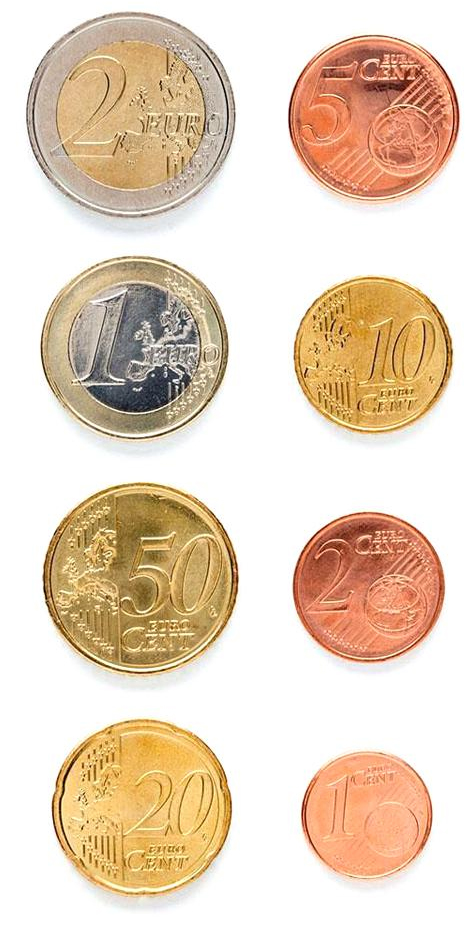
#> input picture Practica3_VC/Monedas.jpg, 473 x 938 px
$ jupyter execute --allow-errors VC_P3.ipynb   (text cells are left out)
#> lines starting #> are read from the running program, lines starting #| are printed output that depends on the picture; after the words box and inside, x2 and y2 are one past the last pixel; in counts of white or black regions, pixels touching at a corner belong together
[cell 1]
import cv2
import numpy as np
import matplotlib.pyplot as plt
import csv
import math

[cell 2]
#Carga imagen ejemplo con monedas
img = cv2.imread('Monedas.jpg')
#> img is the input picture: shape (938, 473, 3); mean B, G, R 191.5, 212.3, 231.8
print(img.shape)
#| (938, 473, 3)
#Recordar que OpenCV lee las imágenes en BGR, por lo que convertimos para visualizr a RGB
img_rgb = cv2.cvtColor(img, cv2.COLOR_BGR2RGB)

[cell 3]
img = cv2.imread('Monedas.jpg')

coin_size = {
    2.0: 25.75,
    1.0: 23.25,
    0.50: 24.25,
    0.20: 22.25,
    0.10: 19.75,
    0.05: 21.25,
    0.02: 18.75,
    0.01: 16.25
}

gris = cv2.cvtColor(img, cv2.COLOR_BGR2GRAY)
pimg = cv2.medianBlur(gris, 3)

# Localiza Círculos
circ = cv2.HoughCircles(
        pimg,
        cv2.HOUGH_GRADIENT,
        1,
        100,
        param1=140,
        param2=50,
        minRadius=30,
        maxRadius=150,
    )
#> circ = [[133.5, 113.5, 101.5], [139.5, 579.5, 94], [133.5, 349.5, 88.8], [372.5, 353.5, 79.3], [372.5, 120.5, 76.2], [370.5, 585.5, 74], [142.5, 806.5, 84.7], [367.5, 814.5, 64.5]]

print(circ)
#| [[[133.5 113.5 101.5]
#|   [139.5 579.5  94. ]
#|   [133.5 349.5  88.8]
#|   [372.5 353.5  79.3]
#|   [372.5 120.5  76.2]
#|   [370.5 585.5  74. ]
#> (further printed lines are left out)


# Contornos de las monedas: fondo blanco -> todo lo que sea más oscuro es moneda
# (se hace ANTES de dibujar nada sobre img)
mask = cv2.threshold(gris, 200, 255, cv2.THRESH_BINARY_INV)[1]
#> mask: shape (938, 473); 36% white; 230 white regions (216 under 20 px), largest, box (x1, y1, x2, y2) and area: (26, 12, 236, 219) 29598, (42, 482, 239, 674) 25871, (40, 256, 229, 440) 22927
mask = cv2.morphologyEx(mask, cv2.MORPH_CLOSE, np.ones((5, 5), np.uint8))
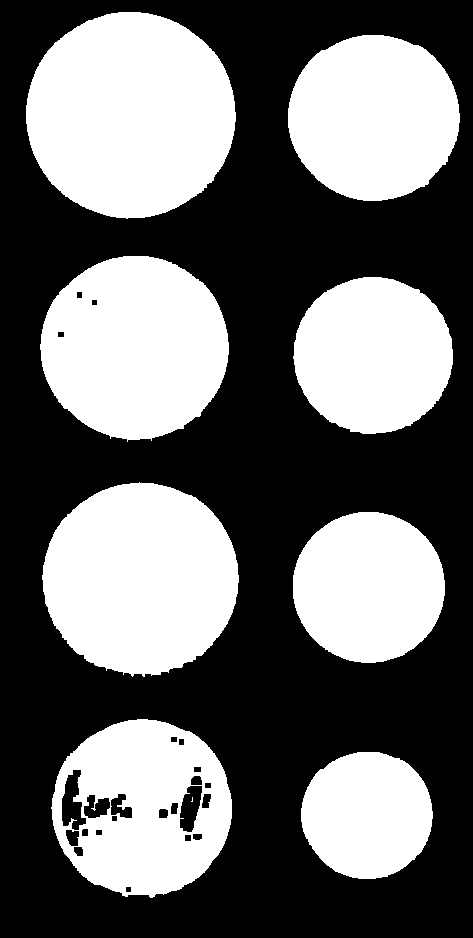
#> mask: shape (938, 473); 41.9% white; 9 white regions (1 under 20 px)
contornos, _ = cv2.findContours(mask, cv2.RETR_EXTERNAL, cv2.CHAIN_APPROX_NONE)
#> contornos = 8 contours; box (x1, y1, x2, y2) and area: (26, 12, 236, 219) 33691, (42, 482, 239, 677) 29339, (40, 256, 229, 442) 26830, (51, 719, 232, 898) 24790, (288, 35, 460, 201) 22171, (293, 277, 453, 434) 19394, (293, 512, 445, 663) 17856, (301, 752, 433, 879) 12974


# [8 lines left out: function measure_diameter, not called in this run]


def calibrate_coin():
    print("Haz click en la moneda de 1€")

    for i in circ[0, :]:
        center_x = int(i[0])
        center_y = int(i[1])
        radius = int(i[2])

        cv2.circle(img, (center_x, center_y), radius, (0, 255, 0), 2) # Borde
        cv2.circle(img, (center_x, center_y), 2, (0,0,255), 3)  # Centro
#> this loop made 8 passes
#> (i, center_x, center_y, radius) on passes 1 to 8: ([133.5, 113.5, 101.5], 133, 113, 101), ([139.5, 579.5, 94], 139, 579, 94), ([133.5, 349.5, 88.8], 133, 349, 88), ([372.5, 353.5, 79.3], 372, 353, 79), ([372.5, 120.5, 76.2], 372, 120, 76), ([370.5, 585.5, 74], 370, 585, 74), ([142.5, 806.5, 84.7], 142, 806, 84), ([367.5, 814.5, 64.5], 367, 814, 64)
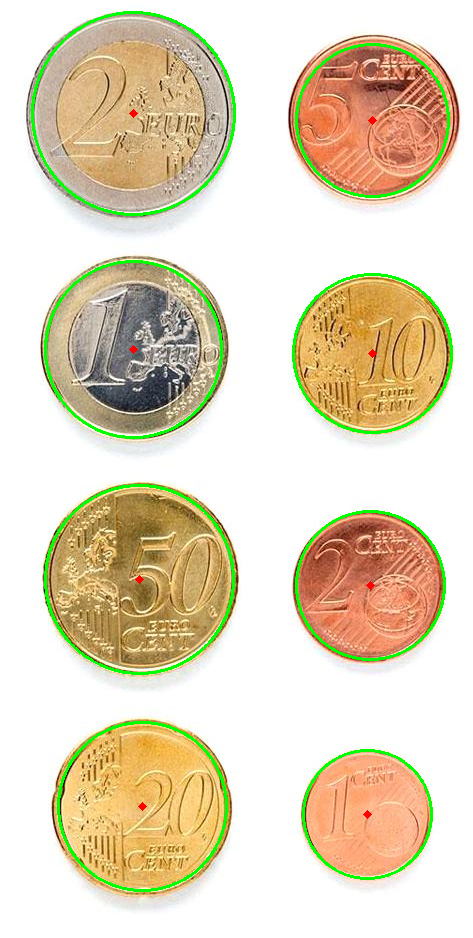
#> img: shape (938, 473, 3); 2.84% of pixels changed, all inside (x1, y1, x2, y2) = (31, 11, 453, 892)

cv2.imwrite('img/tarea1_1_hough.jpg', img)

# [71 lines left out: functions search_clicked_coin, click_calibration, count_money, not called in this run]


calibrate_coin()

cv2.namedWindow("Calibrar")
cv2.setMouseCallback("Calibrar", click_calibration)
cv2.imshow("Calibrar", img)

cv2.waitKey(0)
cv2.destroyAllWindows()
cv2.waitKey(1)
#> Out = 27

[cell 4]
coin_size = {
    2.0: 25.75,
    1.0: 23.25,
    0.50: 24.25,
    0.20: 22.25,
    0.10: 19.75,
    0.05: 21.25,
    0.02: 18.75,
    0.01: 16.25
}

pix_to_mm = 0
circ = None
contornos = []
reference_coin_pos = []
calibrated = False


# [8 lines left out: function measure_diameter, not called in this run]

def distance_to_reference(point):
    return math.sqrt((point[0] - reference_coin_pos[0])**2 + (point[1] - reference_coin_pos[1])**2)

# [32 lines left out: functions search_clicked_coin, click_calibration, not called in this run]

# Devuelve el radio de un circulo que se asemeje una elipse dada
def radii_from_ellipse(ellipse):
    return (ellipse[1][0] + ellipse[1][1]) / 4


# [23 lines left out: function count_money, not called in this run]

cap = cv2.VideoCapture(0)
#cap = cv2.VideoCapture("http://192.168.0.30:8081/video")

cv2.namedWindow("Demostrador")
cv2.setMouseCallback("Demostrador", click_calibration)

print("Enfoca las monedas. Haz click en la moneda de 1€ para iniciar el conteo.")

while True:
    ret, frame = cap.read()
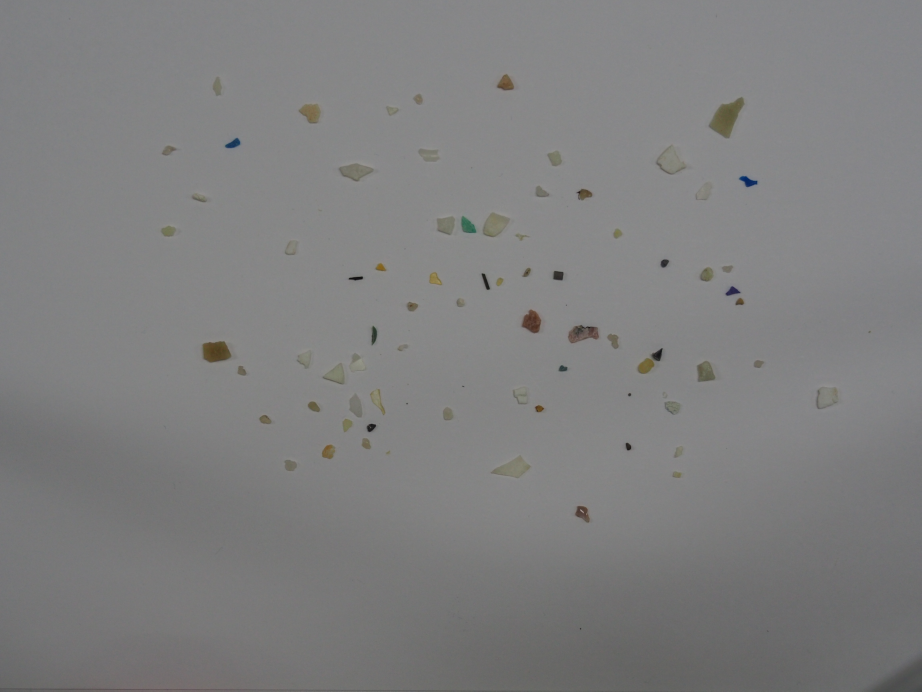
#> input picture Practica3_VC/FRA-03-olympus-10-01-2020.JPG, 4608 x 3456 px, given in place of the camera (shown at 1/5 size)
#> frame is the input picture: shape (3456, 4608, 3); mean B, G, R 126.9, 126.7, 126.8
    if not ret:
        break

    frame = cv2.flip(frame, 1)
    gris = cv2.cvtColor(frame, cv2.COLOR_BGR2GRAY)
#> gris: shape (3456, 4608)
    pimg = cv2.medianBlur(gris, 5)
#> pimg: shape (3456, 4608)

    # Contorno para delimitar el fondo
    mask_fondo = cv2.threshold(pimg, 0, 255, cv2.THRESH_BINARY + cv2.THRESH_OTSU)[1]
#> mask_fondo: shape (3456, 4608); 70.5% white; 744 black regions (443 under 20 px)
    #mask_fondo = cv2.adaptiveThreshold(pimg, 255, cv2.ADAPTIVE_THRESH_GAUSSIAN_C, cv2.THRESH_BINARY, 3, 3)[1]
    contornos = cv2.findContours(mask_fondo, cv2.RETR_EXTERNAL, cv2.CHAIN_APPROX_NONE)[0]
#> contornos = 1365 contours, 1063 with area under 20; largest, box (x1, y1, x2, y2) and area: (0, 0, 4608, 2809) 11446911, (3345, 2403, 3389, 2441) 649, (2745, 2656, 2782, 2696) 580, (680, 2520, 733, 2548) 422, (1987, 2784, 2039, 2803) 358

    mask_fondo = np.zeros(frame.shape[:2], dtype="uint8")

    # Hallamos el mayor contorno donde se pondrá la zona de detección
    areas = list(map(cv2.contourArea, contornos))
#> areas = 1365 values, max 11446911 at index 1364, min 0 at index 0, mean 8402.2
    if len(areas) > 1:
        max_contour = contornos[areas.index(max(areas))]
#> max_contour = contour of 22098 points, box (x1, y1, x2, y2) (0, 0, 4608, 2809), area 11446911

        epsilon = 0.1 * cv2.arcLength(max_contour, True)
#> epsilon = 2453.2
        contorno_fondo = cv2.approxPolyDP(max_contour, epsilon, True)
#> contorno_fondo = [[0, 0], [4607, 1927]]
        cv2.drawContours(mask_fondo, [contorno_fondo], 0, (255, 255, 255), -1)
#> mask_fondo: shape (3456, 4608); 0.03% white in thin lines or dots, all inside (x1, y1, x2, y2) = (0, 0, 4608, 1928)
        cv2.drawContours(mask_fondo, [contorno_fondo], 0, (0, 0, 0), 20)
#> mask_fondo: shape (3456, 4608); every value is 0

    # Contornos de las monedas: folio blanco -> todo lo que sea más oscuro es moneda
    # (se hace con 'gris', antes de dibujar nada sobre el fotograma)
    mask = cv2.threshold(pimg, 200, 255, cv2.THRESH_BINARY_INV + cv2.THRESH_OTSU)[1]
#> mask: shape (3456, 4608); 29.5% white; 744 white regions (443 under 20 px), largest, box (x1, y1, x2, y2) and area: (0, 1924, 4608, 3456) 4435357, (884, 485, 1066, 692) 19511, (3444, 1706, 3602, 1815) 13328
    mask = cv2.morphologyEx(mask, cv2.MORPH_CLOSE, np.ones((3, 3), np.uint8))
#> mask: shape (3456, 4608); 29.5% white; 613 white regions (341 under 20 px), largest, box (x1, y1, x2, y2) and area: (0, 1924, 4608, 3456) 4447529, (884, 485, 1066, 692) 19511, (3444, 1706, 3602, 1815) 13333
    mask = cv2.bitwise_and(mask, mask, mask=mask_fondo)
    mask = cv2.GaussianBlur(mask, (5, 5), 0)

    # Se hallan las monedas
    contornos_monedas = cv2.findContours(mask, cv2.RETR_EXTERNAL, cv2.CHAIN_APPROX_NONE)[0]
#> contornos_monedas = []
    coins = []
    for c in contornos_monedas:
        if len(c) < 5:
            continue
        ellipse = cv2.fitEllipse(c);
        if abs(ellipse[1][0] - ellipse[1][1]) > 20:
            continue
        if math.pi / 4 * ellipse[1][0] * ellipse[1][1] < 200:
            continue
        cv2.ellipse(frame, ellipse, (255, 20, 10), 3)
        cv2.circle(frame, list(map(int, ellipse[0])), 2, (0,0,255), 3)
        coins.append([ellipse[0][0], ellipse[0][1], radii_from_ellipse(ellipse)])
#> this loop made 0 passes
#> after the loop, coins = []

    circ = np.array([coins])
#> circ = empty array

    if calibrated:
        dists = list(map(distance_to_reference, coins))
        new_ref = coins[dists.index(min(dists))]
        pix_to_mm = coin_size[1.0] / (new_ref[2] * 2)
        reference_coin_pos = [new_ref[0], new_ref[1]]

    # Si ya hemos hecho click y tenemos la relación, calculamos el dinero
    if pix_to_mm > 0:
        total_money = count_money(pix_to_mm)
        cv2.putText(frame, f"TOTAL: {total_money:.2f} Euros", (20, 50),
                    cv2.FONT_HERSHEY_SIMPLEX, 1, (0, 255, 0), 2, cv2.LINE_AA)
    else:
        cv2.putText(frame, "Haz click en la moneda de 1 Euro", (20, 50),
                    cv2.FONT_HERSHEY_SIMPLEX, 1, (0, 0, 255), 2, cv2.LINE_AA)

    cv2.imshow("Demostrador", frame)

    if cv2.waitKey(20)  == 27:
#> (key Esc is pressed here)
        break

cap.release()
cv2.destroyAllWindows()
cv2.waitKey(1)
#> Out = 27
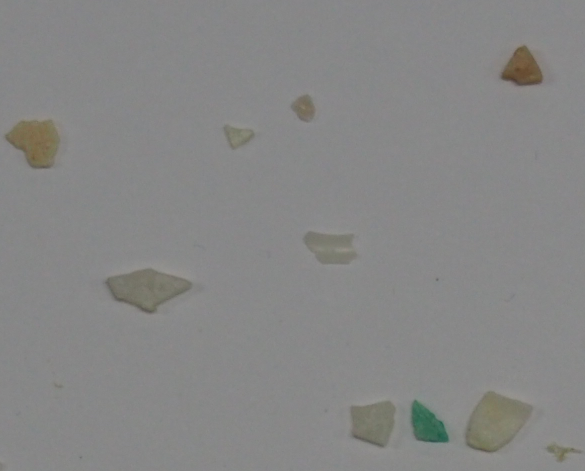
#> input picture Practica3_VC/FRA.png, 1170 x 942 px (shown at 1/2 size)
#> further down, img_bgr is the input picture: shape (942, 1170, 3); mean B, G, R 133.5, 134.2, 134.1

[cell 5]
import pandas as pd
import matplotlib.pyplot as plt
import seaborn as sns
from sklearn.metrics import (
    confusion_matrix,
    accuracy_score,
    precision_score,
    recall_score,
    f1_score,
    classification_report
)

clases = ['FRA', 'PEL', 'TAR']

# Mismos colores (BGR) que en la celda de anotaciones
colores = {
    "FRA": (0, 0, 255),   # Rojo
    "PEL": (0, 255, 0),   # Verde
    "TAR": (255, 0, 0)    # Azul
}

[cell 6]
# Segmentación
def segmentar(imagen):
    """Devuelve los contornos externos de las partículas de una imagen BGR."""
    imagen = cv2.GaussianBlur(imagen, (5, 5), 0)

    # Estimamos el fondo con una mediana muy grande (sobre la imagen reducida):
    # así se compensa que la luz no sea uniforme y las partículas no cuentan como fondo.
    peq = cv2.resize(imagen, None, fx=0.1, fy=0.1, interpolation=cv2.INTER_AREA)
    fondo = cv2.medianBlur(peq, 31)
    fondo = cv2.resize(fondo, (imagen.shape[1], imagen.shape[0]))
#> fondo: shape (942, 1170, 3)

    # Partícula = lo que se diferencia del fondo (más clara, más oscura o de otro color).
    # Nos quedamos con la mayor diferencia entre los tres canales de color.
    dif = cv2.absdiff(imagen, fondo).max(axis=2)

    # Umbral de Otsu, pero sin dejar que suba de 25 (para no perder las partículas claras)
    umbral_otsu, _ = cv2.threshold(dif, 0, 255, cv2.THRESH_BINARY + cv2.THRESH_OTSU)
#> umbral_otsu = 20
    umbral = max(10, min(umbral_otsu, 25))
#> umbral = 20
    _, imth = cv2.threshold(dif, umbral, 255, cv2.THRESH_BINARY)
#> imth: shape (942, 1170); 4.6% white; 14 white regions (2 under 20 px), largest, box (x1, y1, x2, y2) and area: (930, 783, 1064, 906) 10702, (210, 538, 384, 628) 9368, (9, 239, 120, 338) 7626

    # Limpieza: quita motas y cierra huecos pequeños
    imth = cv2.morphologyEx(imth, cv2.MORPH_OPEN, np.ones((3, 3), np.uint8))
#> imth: shape (942, 1170); 4.6% white; 13 white regions (1 under 20 px), largest, box (x1, y1, x2, y2) and area: (930, 783, 1062, 906) 10695, (210, 538, 383, 628) 9365, (9, 240, 120, 338) 7624
    imth = cv2.morphologyEx(imth, cv2.MORPH_CLOSE, np.ones((5, 5), np.uint8))
#> imth: shape (942, 1170); 4.6% white; 12 white regions (1 under 20 px)

    # Obtiene únicamente los contornos externos
    contornos, hierarchy = cv2.findContours(imth, cv2.RETR_EXTERNAL, cv2.CHAIN_APPROX_NONE)
#> contornos = 12 contours, 1 with area under 20; largest, box (x1, y1, x2, y2) and area: (930, 783, 1062, 906) 10546, (210, 538, 383, 628) 9196, (9, 240, 120, 338) 7476, (702, 803, 791, 895) 6084, (999, 90, 1088, 173) 4880

    # Descarta lo muy pequeño (ruido)
    return [c for c in contornos if cv2.contourArea(c) > 100]

[cell 7]
# Características de cada partícula
def caracteristicas(c, gris, sat):
    area = cv2.contourArea(c)
    perimetro = cv2.arcLength(c, True)
    compacidad = perimetro ** 2 / area

    # rectángulo de área mínima y elipse ajustada
    _, (rw, rh), _ = cv2.minAreaRect(c)
    rel_area_contenedor = area / (rw * rh)
    rel_ancho_alto = min(rw, rh) / max(rw, rh)
    _, (e1, e2), _ = cv2.fitEllipse(c)
    rel_elipse = min(e1, e2) / max(e1, e2)

    # Distancias del centroide al contorno
    M = cv2.moments(c)
    cx, cy = M['m10'] / M['m00'], M['m01'] / M['m00']
    d = np.sqrt((c[:, 0, 0] - cx) ** 2 + (c[:, 0, 1] - cy) ** 2)
    rel_dist = d.min() / d.max()

    # brillo y saturación medios dentro de la partícula
    mascara = np.zeros(gris.shape, np.uint8)
    cv2.drawContours(mascara, [c], -1, 255, -1)
    brillo = cv2.mean(gris, mask=mascara)[0]
    saturacion = cv2.mean(sat, mask=mascara)[0]

    return [area, perimetro, compacidad, rel_area_contenedor,
            rel_ancho_alto, rel_elipse, rel_dist, brillo, saturacion], (cx, cy)


def extraer(imagen):
    """Segmenta la imagen y devuelve características, contornos y centroides."""
    gris = cv2.cvtColor(imagen, cv2.COLOR_BGR2GRAY)
    sat = cv2.cvtColor(imagen, cv2.COLOR_BGR2HSV)[:, :, 1]
    contornos = segmentar(imagen)
#> contornos = 11 contours; largest, box (x1, y1, x2, y2) and area: (930, 783, 1062, 906) 10546, (210, 538, 383, 628) 9196, (9, 240, 120, 338) 7476, (702, 803, 791, 895) 6084, (999, 90, 1088, 173) 4880
    feats, centros = [], []
    for c in contornos:
        f, centro = caracteristicas(c, gris, sat)
        feats.append(f)
        centros.append(centro)
#> this loop made 11 passes
#> (area in caracteristicas, perimetro in caracteristicas, compacidad in caracteristicas, rw in caracteristicas, rh in caracteristicas, rel_area_contenedor in caracteristicas, rel_ancho_alto in caracteristicas, e1 in caracteristicas) on passes 2, 4, 5, 7, 8, 9, 10: (6084.5, 321.7, 17.01, 91, 88, 0.76, 0.967, 89.95), (10545.5, 416.4, 16.44, 122.8, 108.1, 0.795, 0.88, 101.5), (9196.5, 438.2, 20.88, 86.5, 167.1, 0.636, 0.518, 79.32), (1840.5, 234.8, 29.96, 33, 91, 0.613, 0.363, 27.14), (1354.5, 184.6, 25.16, 40.02, 59.68, 0.567, 0.671, 38.94), (7476.5, 351.8, 16.55, 93.49, 111.1, 0.72, 0.841, 92.65), (1598, 158.9, 15.79, 41.62, 48.73, 0.788, 0.854, 41.65)
#> after the loop, centros = [(1120.9, 903.2), (746.2, 846.1), (854.4, 849.6), (990, 845.4), (292.4, 577.9), (668.9, 513.8), (652.3, 480.4), (473.7, 274.2), (71.3, 283.9), (608, 216), (1044.5, 137.2)]; feats = 11 items
#> `y_train += [clase] * len(feats)`: y_train = ['FRA', 'FRA', 'FRA', 'FRA', 'FRA', 'FRA', 'FRA', 'FRA', 'FRA', 'FRA', 'FRA']
#| FRA : 11 partículas
#> the loop `for c in contornos:` made 11 passes
    return np.array(feats), contornos, centros

[cell 8]
# Entrenamiento: guardar las características de las muestras de cada clase
X_train, y_train = [], []

plt.figure(figsize=(15, 5))

#> (the rest of this cell did not finish here and is left out)

[cell 9]
# clasificar MPs_test.jpg y comparar con las anotaciones
img_test = cv2.imread("MPs_test.jpg")
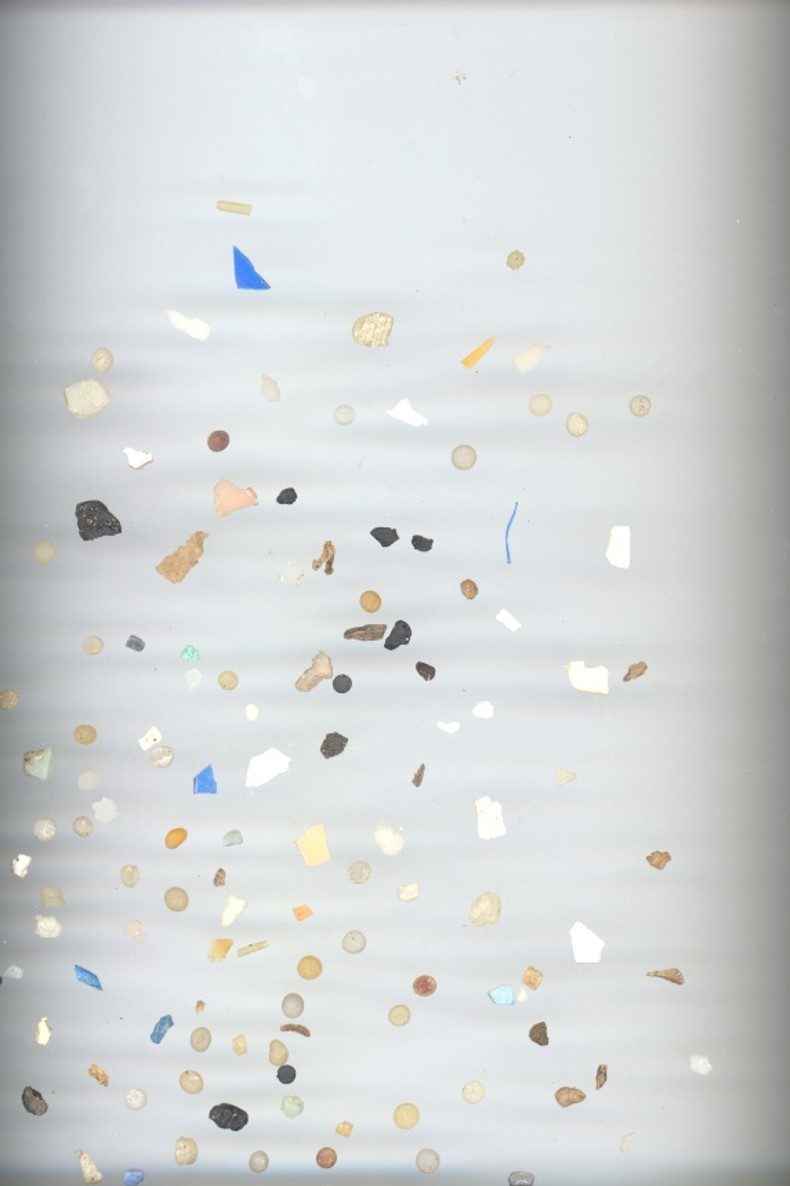
#> input picture Practica3_VC/MPs_test.jpg, 790 x 1186 px
#> img_test is the input picture: shape (1186, 790, 3); mean B, G, R 213.9, 213.8, 210.9
feats_test, contornos_test, centros_test = extraer(img_test)
#> in segmentar (call 2), `contornos, hierarchy = cv2.findContours(imth, cv2.RETR_EXTERNAL, cv2.C..`: contornos = 111 contours, 7 with area under 20; largest, box (x1, y1, x2, y2) and area: (22, 1062, 415, 1186) 18155, (551, 1096, 696, 1164) 6022, (75, 499, 123, 542) 1438, (156, 530, 209, 584) 1370, (343, 619, 412, 652) 1271
#> in extraer (call 3), `contornos = segmentar(imagen)`: contornos = 90 contours; largest, box (x1, y1, x2, y2) and area: (22, 1062, 415, 1186) 18155, (551, 1096, 696, 1164) 6022, (75, 499, 123, 542) 1438, (156, 530, 209, 584) 1370, (343, 619, 412, 652) 1271
print('Partículas segmentadas en test:', len(feats_test))
#| Partículas segmentadas en test: 90
#> (reads Practica3_VC/MPs_test_bbs.csv from the repository)

y_real, y_pred, usados = [], [], []
sin_detectar = 0

img_resultado = img_test.copy()

#> (the rest of this cell did not finish here and is left out)

[cell 10]
# Métricas y matriz de confusión
accuracy = accuracy_score(y_real, y_pred)
precision = precision_score(y_real, y_pred, average='weighted')
recall = recall_score(y_real, y_pred, average='weighted')
f1score = f1_score(y_real, y_pred, average='weighted')

print(f"Accuracy (TP/(n))= {accuracy}")
print(f"Precision (TP/(TP+FP)) = {precision}")
print(f"Recall (TP/(TP+FN)) = {recall}")
print(f"F1 Score (2*(precision*recall)/(precision+recall)) = {f1score}")
conf_matrix = confusion_matrix(y_real, y_pred, labels=clases)
plt.figure(figsize=(8, 8))
sns.set(font_scale=3.0)
ax = sns.heatmap(conf_matrix, annot=True, fmt='d', cbar=False, cmap='Blues',
                 xticklabels=clases, yticklabels=clases)
label_font = {'size': '25'}
ax.set_xlabel("Predicha", labelpad=-0.75, fontdict=label_font)
ax.set_ylabel("Real/Anotado", labelpad=20, fontdict=label_font)
plt.savefig('img/tarea2_2.jpg', bbox_inches='tight', dpi=300)
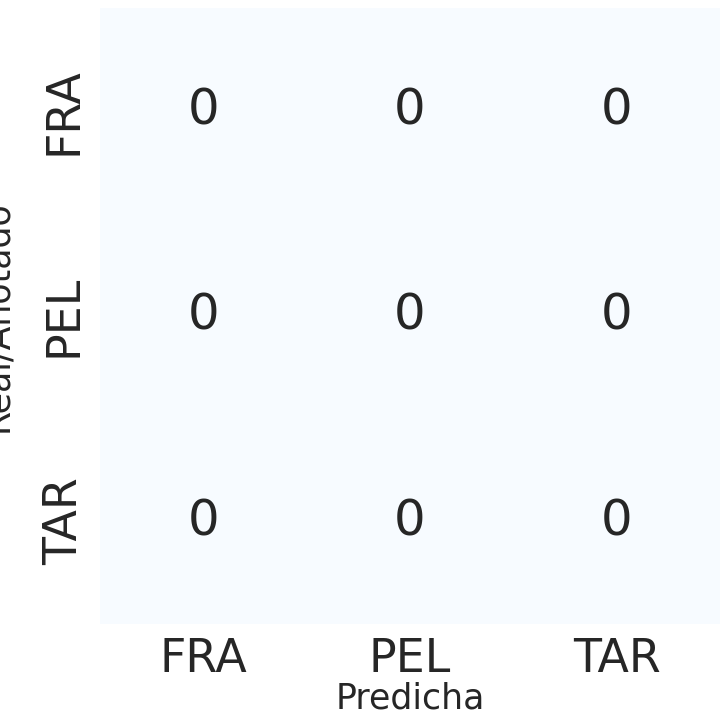
#> figure drawn by matplotlib, 1 panel
plt.show()
sns.set(font_scale=1.0)

[cell 11]
# Resultado sobre la imagen
for i, p in zip(usados, y_pred):
    cv2.drawContours(img_test, [contornos_test[i]], -1, colores[p], 2)
plt.figure(figsize=(12, 12))
plt.imshow(cv2.cvtColor(img_test, cv2.COLOR_BGR2RGB))
cv2.imwrite('img/tarea2_1.jpg', img_test)
plt.title("Clasificación (rojo FRA, verde PEL, azul TAR)")
plt.axis('off')
plt.show()
